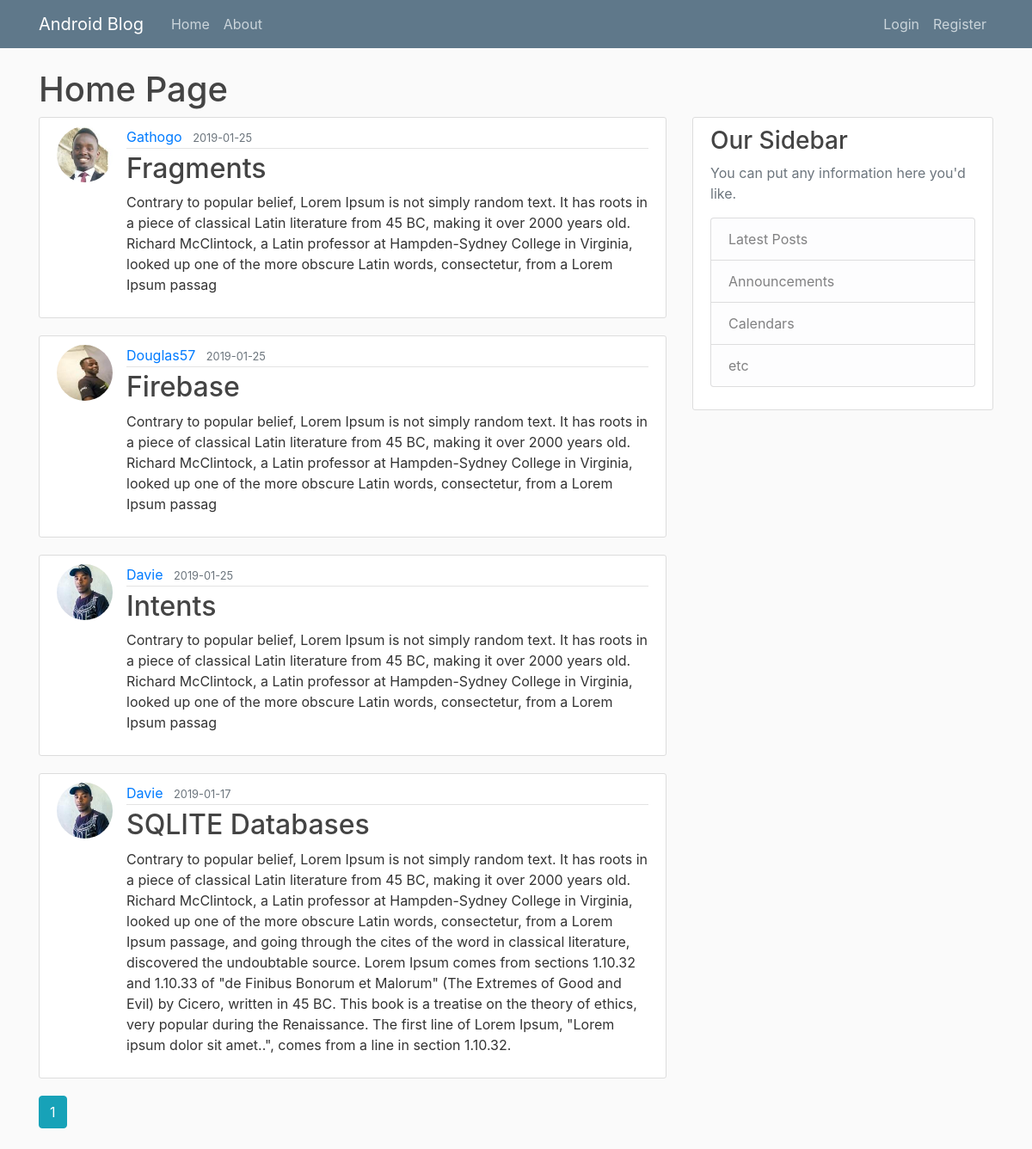
The page /home on the database its author committed.
### AndroidBlog/models.py (models this page shows, shortened)
class Post(db.Model):
    id = db.Column(db.Integer, primary_key=True)
    title = db.Column(db.String(100),  nullable=False)
    date_posted = db.Column(db.DateTime, nullable=False,default=datetime.utcnow)
    content = db.Column(db.Text, nullable=False)
    user_id=db.Column(db.Integer, db.ForeignKey('user.id'),nullable=False)

class User(db.Model,UserMixin):
    id=db.Column(db.Integer,primary_key=True)
    username = db.Column(db.String(20), unique=True,nullable=False)
    email = db.Column(db.String(120), unique=True, nullable=False)
    img_file = db.Column(db.String(20),  nullable=False ,default='default.jpg')
    password = db.Column(db.String(60),  nullable=False)
    posts=db.relationship('Post',backref='author',lazy=True)

### AndroidBlog/routes.py (the view)
@app.route("/")
@app.route("/home")
def home():
    page=request.args.get('page',1,type=int)
    posts=Post.query.order_by(Post.date_posted.desc()).paginate(page=page,per_page=5)
    return render_template('home.html',posts=posts)

### AndroidBlog/templates/home.html (shortened to what this page needs)
{%extends "base.html"%}
{%block body_Up%}
Home Page
{%endblock body_Up%}
{%block content%}
{%for post in posts.items%}
<article class="media content-section">
    <img class="rounded-circle article-img"src="{{url_for('static',filename='img/users/'+post.author.img_file)}}">
    <div class="media-body">
        <div class="article-metadata">
            <a class="mr-2" href="#">{{post.author.username}}</a>
            <small class="text-muted">{{post.date_posted.strftime('%Y-%m-%d')}}</small>
        </div>
        <h2><a class="article-title" href="{{url_for('post_details',post_id=post.id)}}">{{post.title}}</a> </h2>
          <p class="article-content">{{post.content}}</p>
    </div>
</article>
    {%endfor%}
{%for page_num in posts.iter_pages(left_edge=1,right_edge=1,left_current=1,right_current=2)%}
    {%if page_num%}
        {%if posts.page==page_num%}
            <a class ="btn btn-info btn-small mb-4"href="{{url_for('home',page=page_num)}}">{{page_num}}</a>
        {%else%}
            <a class ="btn btn-outline-info btn-small mb-4"href="{{url_for('home',page=page_num)}}">{{page_num}}</a>
        {%endif%}
    {%else%}
        .....
    {%endif%}
{%endfor%}
{%endblock content%}

### AndroidBlog/templates/base.html (shortened to what this page needs)
<!DOCTYPE html>
<html lang="en">
<head>
<link rel="stylesheet" href="{{url_for('static', filename='css/bootstrap.min.css')}}" >
    <link rel="stylesheet" type="text/css" href="{{url_for('static',filename='main.css')}}">
</head>
<body>
<header class="site-header">
  <nav class="navbar navbar-expand-md navbar-dark bg-steel fixed-top">
    <div class="container">
      <a class="navbar-brand mr-4" href="{{url_for('home')}}">Android Blog</a>
      <div class="collapse navbar-collapse" id="navbarToggle">
        <div class="navbar-nav mr-auto">
          <a class="nav-item nav-link" href="{{url_for('home')}}">Home</a>
          <a class="nav-item nav-link" href="{{url_for('about')}}">About</a>
        </div>
        <div class="navbar-nav">
            {% if current_user.is_authenticated%}
                 <a class="nav-item nav-link" href="{{url_for('new_post')}}">New Post</a>
            <a class="nav-item nav-link" href="{{url_for('account')}}">{{current_user.username}}</a>
            <a class="nav-item nav-link" href="{{url_for('logout')}}">logout</a>
            {%else%}
                 <a class="nav-item nav-link" href="{{url_for('login')}}">Login</a>
                 <a class="nav-item nav-link" href="{{url_for('register')}}">Register</a>
            {%endif%}
        </div>
      </div>
    </div>
  </nav>
</header>
<main role="main" class="container">
    <h1>{%block body_Up%}
    {%endblock %}</h1>
  <div class="row">
    <div class="col-md-8">
      {% block content %}{% endblock %}
    </div>
    <div class="col-md-4">
      <div class="content-section">
        <h3>Our Sidebar</h3>
        <p class='text-muted'>You can put any information here you'd like.
          <ul class="list-group">
            <li class="list-group-item list-group-item-light">Latest Posts</li>
            <li class="list-group-item list-group-item-light">Announcements</li>
            <li class="list-group-item list-group-item-light">Calendars</li>
            <li class="list-group-item list-group-item-light">etc</li>
          </ul>
        </p>
      </div>
    </div>
  </div>
</main>
</body>
</html>

### AndroidBlog/static/main.css (style rules this page uses)
body { background: #fafafa; color: #333333; margin-top: 5rem; }
h1, h2, h3, h4, h5, h6 { color: #444444; }
.bg-steel { background-color: #5f788a; }
.site-header .navbar-nav .nav-link { color: #cbd5db; }
.content-section { background: #ffffff; padding: 10px 20px; border: 1px solid #dddddd; border-radius: 3px; margin-bottom: 20px; }
.article-title { color: #444444; }
.article-content { white-space: pre-line; }
.article-img { height: 65px; width: 65px; margin-right: 16px; }
.article-metadata { padding-bottom: 1px; margin-bottom: 4px; border-bottom: 1px solid #e3e3e3 }

### rows shown on the page
Post: img_file (picture), author.username "Gathogo", date_posted "2019-01-25", title "Fragments", content "Contrary to popular belief, Lorem Ipsum is not simply random text. It has roots in a piece of classical Latin literature from 45 BC, making it over 2000 years old. Richard McClintock, a Latin professor at Hampden-Sydney College in Virginia, looked up one of the more obscure Latin words, consectetur, from a Lorem Ipsum passag"
Post: img_file (picture), author.username "Douglas57", date_posted "2019-01-25", title "Firebase", content "Contrary to popular belief, Lorem Ipsum is not simply random text. It has roots in a piece of classical Latin literature from 45 BC, making it over 2000 years old. Richard McClintock, a Latin professor at Hampden-Sydney College in Virginia, looked up one of the more obscure Latin words, consectetur, from a Lorem Ipsum passag"
Post: img_file (picture), author.username "Davie", date_posted "2019-01-25", title "Intents", content "Contrary to popular belief, Lorem Ipsum is not simply random text. It has roots in a piece of classical Latin literature from 45 BC, making it over 2000 years old. Richard McClintock, a Latin professor at Hampden-Sydney College in Virginia, looked up one of the more obscure Latin words, consectetur, from a Lorem Ipsum passag"
Post: img_file (picture), author.username "Davie", date_posted "2019-01-17", title "SQLITE Databases", content "Contrary to popular belief, Lorem Ipsum is not simply random text. It has roots in a piece of classical Latin literature from 45 BC, making it over 2000 years old. Richard McClintock, a Latin professor at Hampden-Sydney College in Virginia, looked up one of the more obscure Latin words, consectetur, from a Lorem Ipsum passage, and going through the cites of the word in classical literature, discovered the undoubtable source. Lorem Ipsum comes from sections 1.10.32 and 1.10.33 of \"de Finibus Bonorum et Malorum\" (The Extremes of Good and Evil) by Cicero, written in 45 BC. This book is a treatise on the theory of ethics, very popular during the Renaissance. The first line of Lorem Ipsum,…"

### other values the page prints
{{ page_num }} "1"
